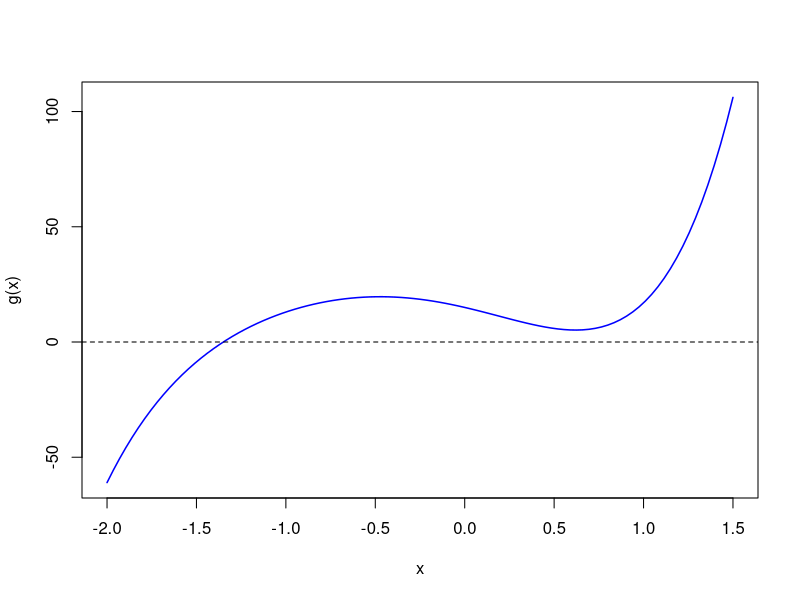

Reproduce this figure in R.
# Monte Calro Integration
set.seed(1)
n <- 1000
u <- runif(n, 0, 1)
g_u <- exp(-u)
mean(g_u)

-exp(-1) + 1 # real integration calculation for comparison


# Optimization: Finding a root 
g <- function(x){
	4*x^5 + 12*x^4 + 16*x^3 -12*x^2 - 18*x + 15
}

curve(g, xlim = c(-2, 1.5), col = "blue", lwd = 1.5)
abline(h=0, lty = 2)

g(-1.5) # -8.625 < 0
g(-1) # 13 > 0

g(-1.25) # 4.589844 > 0

g(-1.375) # -1.297241 < 0

g(-1.3125) # 1.80827 > 0

g(-1.34375) # 0.2980543 > 0

g(-1.359375) # -0.4886841 < 0

g(-1.351562) # -0.09259752 < 0

# Naive implementation of bisection method
a <- -1.5
b <- -1
for(i in 1:20){
	m <- (a+b)/2
	if (g(a)*g(m) < 0){
		b <- m
	}
	else {
		a <- m
	}
	print(m, digits = 10)
}
